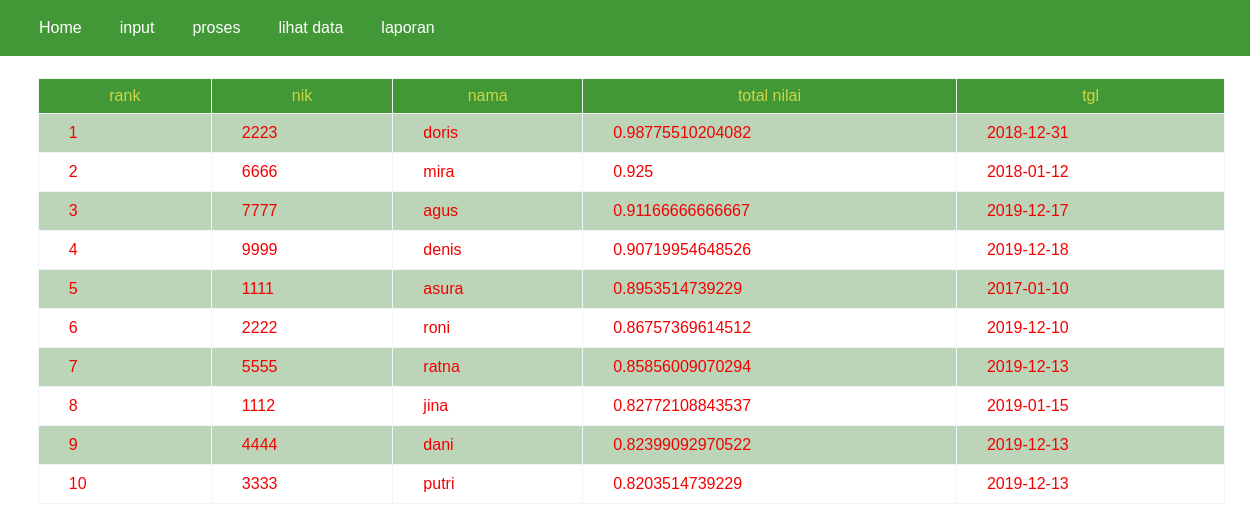
Screenshot of /?p=lihatrank with the database file from the repository.
### tables this page shows
CREATE TABLE `tbl_karyawan` (
  `nik` varchar(20) NOT NULL,
  `nama` varchar(30) NOT NULL,
  `golongan` varchar(15) NOT NULL,
  `alamat` text NOT NULL
);

CREATE TABLE `tbl_rank` (
  `nik` varchar(11) NOT NULL,
  `nilai` double NOT NULL,
  `tgl` date NOT NULL
);

### lihatrank.php (the view)
<?php
echo "<br>
    <table class='table2' border='1'>
  <tr>
	  <th>rank</th>
    <th>nik</th>
    <th>nama</th>
    <th>total nilai</th>
    <th>tgl</th>
  </tr>";
$no = 1;
$sqlrank = mysqli_query($kon, "SELECT tbl_karyawan.nik, tbl_karyawan.nama, tbl_rank.nilai, tbl_rank.tgl FROM tbl_karyawan, tbl_rank WHERE tbl_karyawan.nik=tbl_rank.nik ORDER BY tbl_rank.nilai DESC");
while($gas = mysqli_fetch_array($sqlrank)){
  echo"
  <tr>
    <td>$no</td>
    <td>$gas[nik]</td>
    <td>$gas[nama]</td>
    <td>$gas[nilai]</td>
    <td>$gas[tgl]</td>
  </tr>";
  $no++;
}
echo "</table>";
?>

### css/gayak.css (style rules this page uses)
* { margin:0; padding:0; }
body { background-color:#fff; font-family:Arial, Helvetica, sans-serif; color:#000; }
.table2 { font-family: sans-serif; color: rgb(243, 0, 0); border-collapse: collapse; width: 95%; border: 1px solid #f2f5f7; margin-left: 1cm; }
.table1, th { padding: 8px 30px; text-align: center; }
.table1, td { padding: 10px 30px; text-align: left; }
.table2 tr th { background: #429837; color: rgb(204, 214, 70); font-weight: normal; }
.table2, th { padding: 8px 30px; text-align: center; }
.table2, td { padding: 10px 30px; text-align: left; }
.table2 tr:nth-child(even) { background-color: #bcd4b8; }

### rows the page displays
tbl_karyawan: nik "2223", nama "doris", tbl_rank.nilai "0.98775510204082", tbl_rank.tgl "2018-12-31"
tbl_karyawan: nik "6666", nama "mira", tbl_rank.nilai "0.925", tbl_rank.tgl "2018-01-12"
tbl_karyawan: nik "7777", nama "agus", tbl_rank.nilai "0.91166666666667", tbl_rank.tgl "2019-12-17"
tbl_karyawan: nik "9999", nama "denis", tbl_rank.nilai "0.90719954648526", tbl_rank.tgl "2019-12-18"
tbl_karyawan: nik "1111", nama "asura", tbl_rank.nilai "0.8953514739229", tbl_rank.tgl "2017-01-10"
tbl_karyawan: nik "2222", nama "roni", tbl_rank.nilai "0.86757369614512", tbl_rank.tgl "2019-12-10"
tbl_karyawan: nik "5555", nama "ratna", tbl_rank.nilai "0.85856009070294", tbl_rank.tgl "2019-12-13"
tbl_karyawan: nik "1112", nama "jina", tbl_rank.nilai "0.82772108843537", tbl_rank.tgl "2019-01-15"
tbl_karyawan: nik "4444", nama "dani", tbl_rank.nilai "0.82399092970522", tbl_rank.tgl "2019-12-13"
tbl_karyawan: nik "3333", nama "putri", tbl_rank.nilai "0.8203514739229", tbl_rank.tgl "2019-12-13"
